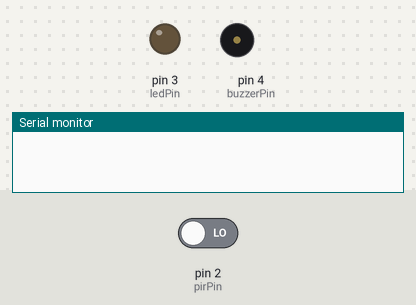
A sketch run on a simulated Arduino Uno, built with avr-gcc and run on an emulated ATmega328P. On the bench: output pins drawn as LEDs (lit = HIGH), buzzer (waves = sounding, pin HIGH), the last lines printed to the serial monitor. The test bench sets the inputs (shaded band); at power-on: pin 2 (pirPin) LOW. The local clock reads 2024-03-15 10:24:30 at power-on unless the sketch sets it; the modem accepts every AT command (registered, SIM ready, sends succeed) and sends nothing else.

Above: at 3.2 s.
3.3 s: pin 2 (pirPin) driven HIGH
At 4.4 s:
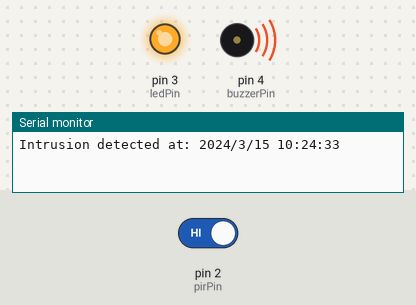
4.8 s: pin 2 (pirPin) driven LOW
At 7.5 s:
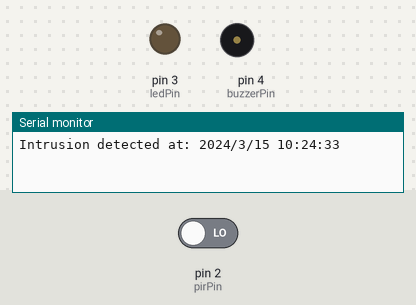
Timing chart, 0 to 9.0 s (numbered marks = the images above; inputs shaded):
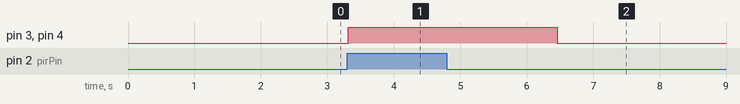

The sketch:

main.ino
```cpp
#include "sensor.h"
#include "alarm.h"
#include "rtc.h"
#include "gsm.h"

void setup() {
  Serial.begin(9600);
  sensorSetup();
  alarmSetup();
  rtcSetup();
  gsmSetup();
}

void loop() {
  if (detectMotion()) {
    triggerAlarm();
    logEvent();
    sendAlert();
  } else {
    resetAlarm();
  }
  delay(100);
}
```

alarm.cpp
```cpp
#include "alarm.h"
#include <Arduino.h>

void alarmSetup() {
  pinMode(ledPin, OUTPUT);
  pinMode(buzzerPin, OUTPUT);
}

void triggerAlarm() {
  digitalWrite(ledPin, HIGH);
  digitalWrite(buzzerPin, HIGH);
}

void resetAlarm() {
  digitalWrite(ledPin, LOW);
  digitalWrite(buzzerPin, LOW);
}
```

alarm.h
```cpp
#ifndef ALARM_H
#define ALARM_H

const int ledPin = 3;
const int buzzerPin = 4;

void alarmSetup();
void triggerAlarm();
void resetAlarm();

#endif
```

gsm.cpp
```cpp
#include "gsm.h"
#include <SoftwareSerial.h>

SoftwareSerial gsmSerial(7, 8); // RX, TX

void gsmSetup() {
  gsmSerial.begin(9600);
  delay(1000);
  gsmSerial.print("AT+CMGF=1\r"); // Set SMS to text mode
  delay(1000);
}

void sendAlert() {
  gsmSerial.print("AT+CMGS=\"+628123456789\"\r"); // Replace with your phone number
  delay(1000);
  gsmSerial.print("Intrusion detected!"); // Message to send
  delay(1000);
  gsmSerial.write(26); // ASCII code of CTRL+Z to send the message
  delay(1000);
}
```

gsm.h
```cpp
#ifndef GSM_H
#define GSM_H

void gsmSetup();
void sendAlert();

#endif
```

rtc.cpp
```cpp
#include "rtc.h"
#include <Wire.h>
#include "RTClib.h"

RTC_DS1307 rtc;

void rtcSetup() {
  Wire.begin();
  rtc.begin();
  if (!rtc.isrunning()) {
    rtc.adjust(DateTime(F(__DATE__), F(__TIME__)));
  }
}

void logEvent() {
  DateTime now = rtc.now();
  Serial.print("Intrusion detected at: ");
  Serial.print(now.year(), DEC);
  Serial.print('/');
  Serial.print(now.month(), DEC);
  Serial.print('/');
  Serial.print(now.day(), DEC);
  Serial.print(" ");
  Serial.print(now.hour(), DEC);
  Serial.print(':');
  Serial.print(now.minute(), DEC);
  Serial.print(':');
  Serial.println(now.second(), DEC);
}
```

rtc.h
```cpp
#ifndef RTC_H
#define RTC_H

void rtcSetup();
void logEvent();

#endif
```

sensor.cpp
```cpp
#include "sensor.h"
#include <Arduino.h>

void sensorSetup() {
  pinMode(pirPin, INPUT);
}

bool detectMotion() {
  return digitalRead(pirPin) == HIGH;
}
```

sensor.h
```cpp
#ifndef SENSOR_H
#define SENSOR_H

const int pirPin = 2;

void sensorSetup();
bool detectMotion();

#endif
```

Measured:
- after the input at 3.3 s, pin 3 (ledPin), pin 4 (buzzerPin): LOW → HIGH at once
- after the input at 4.8 s, pin 3 (ledPin), pin 4 (buzzerPin): HIGH → LOW after 1.7 s
